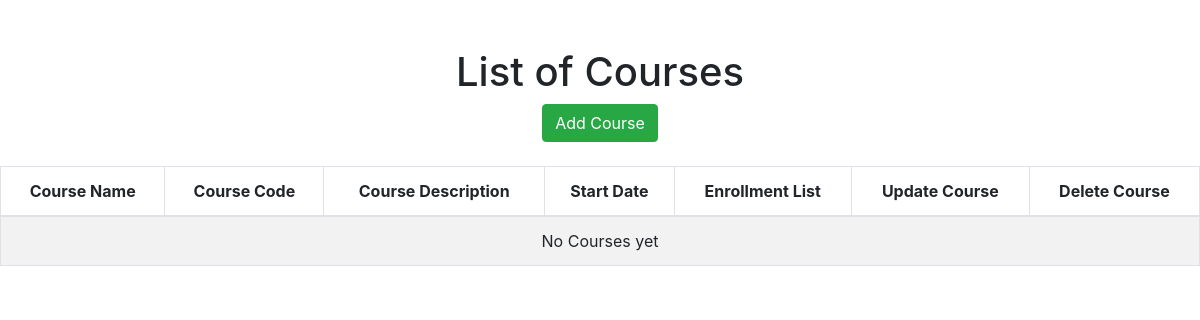
The app's page /isanaysay/view_courses, older data.
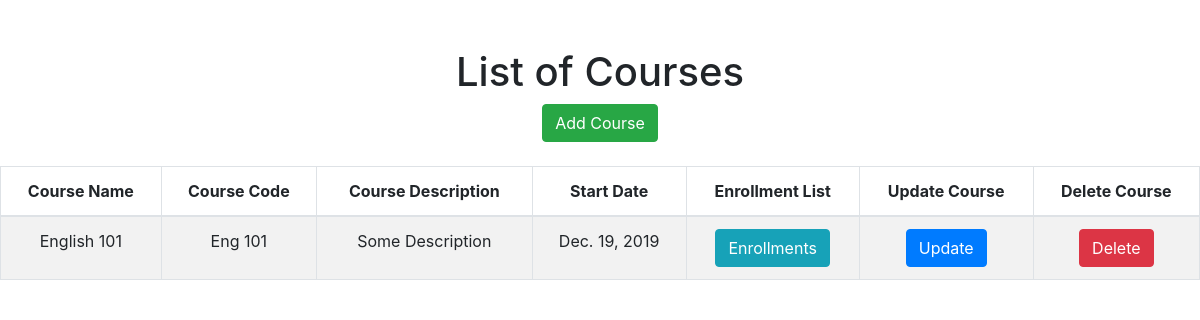
The same page, newer data.
### users/models.py (models this page shows, shortened)
class Course(models.Model):
    name = models.CharField(verbose_name="Course Name", max_length=128)
    course_code = models.CharField(verbose_name="Course Code", max_length=128)
    course_description = models.CharField(verbose_name="Course Description", max_length=500)
    start_date = models.DateField(verbose_name="Course Start Date", auto_now_add=True)
    end_date = models.DateField(verbose_name="Course End Date")

### users/views.py (the view)
def view_courses(request):
    template = "list_course.html"
    courses = Course.objects.all()
    enrollments = Enrollment.objects.all()
    context = {
        'courses': courses,
        'enrollments': enrollments,
    }
    return render(request, template, context)

### templates/list_course.html (shortened to what this page needs)
{% extends 'base.html' %}
{% block content %}
	<div id="parent"><div id="child"><br/><br/>
		<h1>List of Courses</h1>
		<a href="{% url 'add-course' %}" class="btn btn-success">Add Course</a> <br /><br />
		<table class="table table-striped table-bordered">
			<thead>
				<tr>
					<th>Course Name</th>
					<th>Course Code</th>
					<th>Course Description</th>
					<th>Start Date</th>
					<th>Enrollment List</th>
					<th>Update Course</th>
					<th>Delete Course</th>
				</tr>
			</thead>
			<tbody>
				{% for course in courses %}
				<tr>
					<td>{{ course.name }}</td>
					<td>{{ course.course_code }}</td>
					<td>{{ course.course_description }}</td>
					<td>{{ course.start_date }}</td>
					<td>
						<button type="button" class="btn btn-info" data-toggle="modal" data-target="#myModal{{ course.id }}">Enrollments</button>
					</td>
					<td>
						<a href="{% url 'update-course' course.id %}" class="btn btn-primary">Update</a>
					</td>
					<td>
						<a href="{% url 'delete-course' course.id %}" class="btn btn-danger">Delete</a>
					</td>
				</tr>
				{% empty %}
				<tr>
					<td colspan=7>No Courses yet</td>
				</tr>
				{% endfor %}
			</tbody>
		</table>
	</div></div>
{% endblock %}

Row changes from the older to the newer data that the page shows:
added Course: name "English 101", course_code "Eng 101", course_description "Some Description", start_date "Dec. 19, 2019"
Text that changed along with them:
text no longer shown: "No Courses yet"
